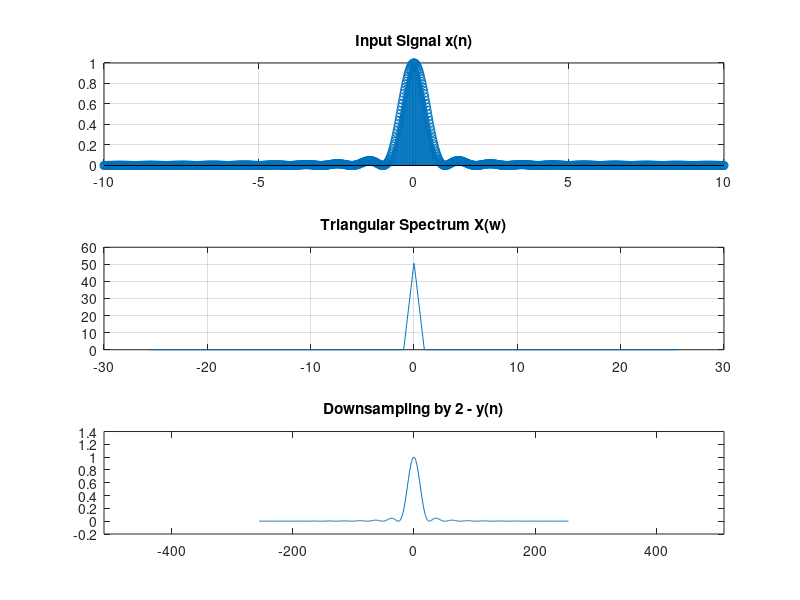
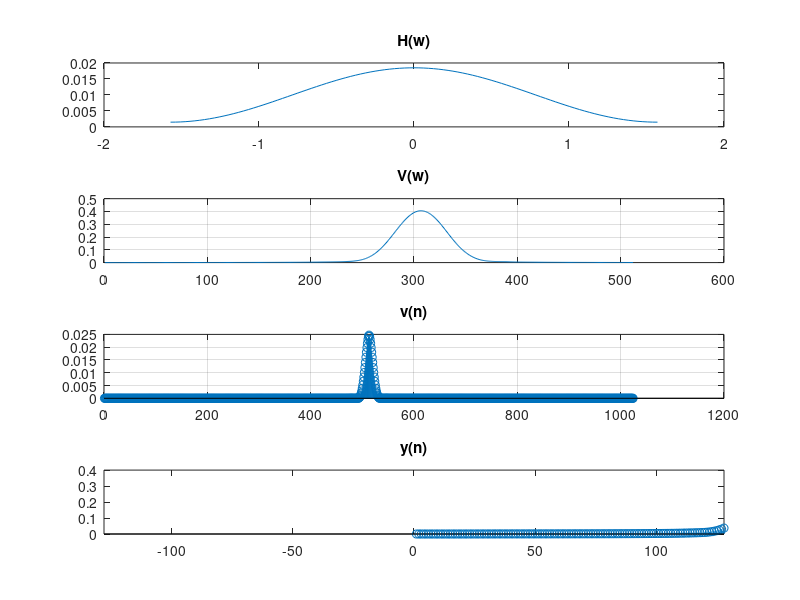

MATLAB code for these plots, in order:
% MDSP Tutorial #2
% Implementation of Decimation
% Name: Sachin Chauhan
% Roll# 23SP06007
%/////////////////////////////////////////////////////////////////////

%   1.  Create a signal of length 1024, with triangular spectrum sinc(t)^2
%   2.  Perform downsampling bya factor of 2, Plot x,y
%   3.  For D=2, design a low pass filter and perform decimation without aliasing
%   4.  Plot all the above three signals in frequency domain
%   5.  Vary the Low pass filter cut-off frequency to observe the aliasing effect

% Creating the input signal in time domain
N=1024; % Segment Length
%t=-N/2:0.1:N/2;
t=linspace(-10,10,N);
filter_order=30;
D=2;%   Decimation Factor

inp_sig=sinc(t).^2;%    Input function with Triangular spectrum
%   Plotting of Input signal
figure(1);
subplot(3,1,1);
stem(t,inp_sig);
grid on;
title('Input Signal x(n)');

% Taking Fourier Transform of Input Signal
n=-N/(2*D):1:(N/(2*D))-1;%  modifying n
Xw=(fft(inp_sig,N)); %Triangular Spectrum
Xw_mod=fftshift(Xw);%   Shifting center frequency to zero frequency in spectrum

% Calculate the sampling frequency from the time vector
Fs_original = 1 / (t(2) - t(1));

% Calculate the frequency vector
f = (-N/2:N/2-1) * (Fs_original / N);
%Plotting frequency spectrum
subplot(3,1,2);
plot(f, abs(Xw_mod));
grid on;
% xlabel('Frequency');
% ylabel('Magnitude');
title('Triangular Spectrum X(w)');

%2 Perform downsampling by factor of 2, plot x,v,y

y_decimation=decimate(inp_sig,D,filter_order,"fir");
grid on;
subplot(3,1,3);
plot(n,y_decimation);
title('Downsampling by 2 - y(n)');
xlim([-N/2 N/2]);

fs=1000;
fc=pi/D;
lpf_order=100;
fc_normalized=fc/(fs*2);
low_pass_filter=fir1(lpf_order,fc_normalized,"low");
t_filter=linspace(-(pi/D),(pi/D),length(low_pass_filter));

figure(2);
grid on;
subplot(4,1,1);
plot(t_filter,low_pass_filter);
title('H(w)');
v=filter(low_pass_filter,1,abs(y_decimation));
subplot(4,1,2);
plot(abs(v));
title('V(w)');

%   Plotting filter output
grid on;
subplot(4,1,3);
stem(abs(ifftshift(ifft(v,N))));
title('v(n)');

y2_decimated=decimate(v,D);
grid on;
subplot(4,1,4);
stem(y2_decimated);
title('y(n)');
axis([-length(y2_decimated)/2 length(y2_decimated)/2 0 max(y2_decimated)]);

